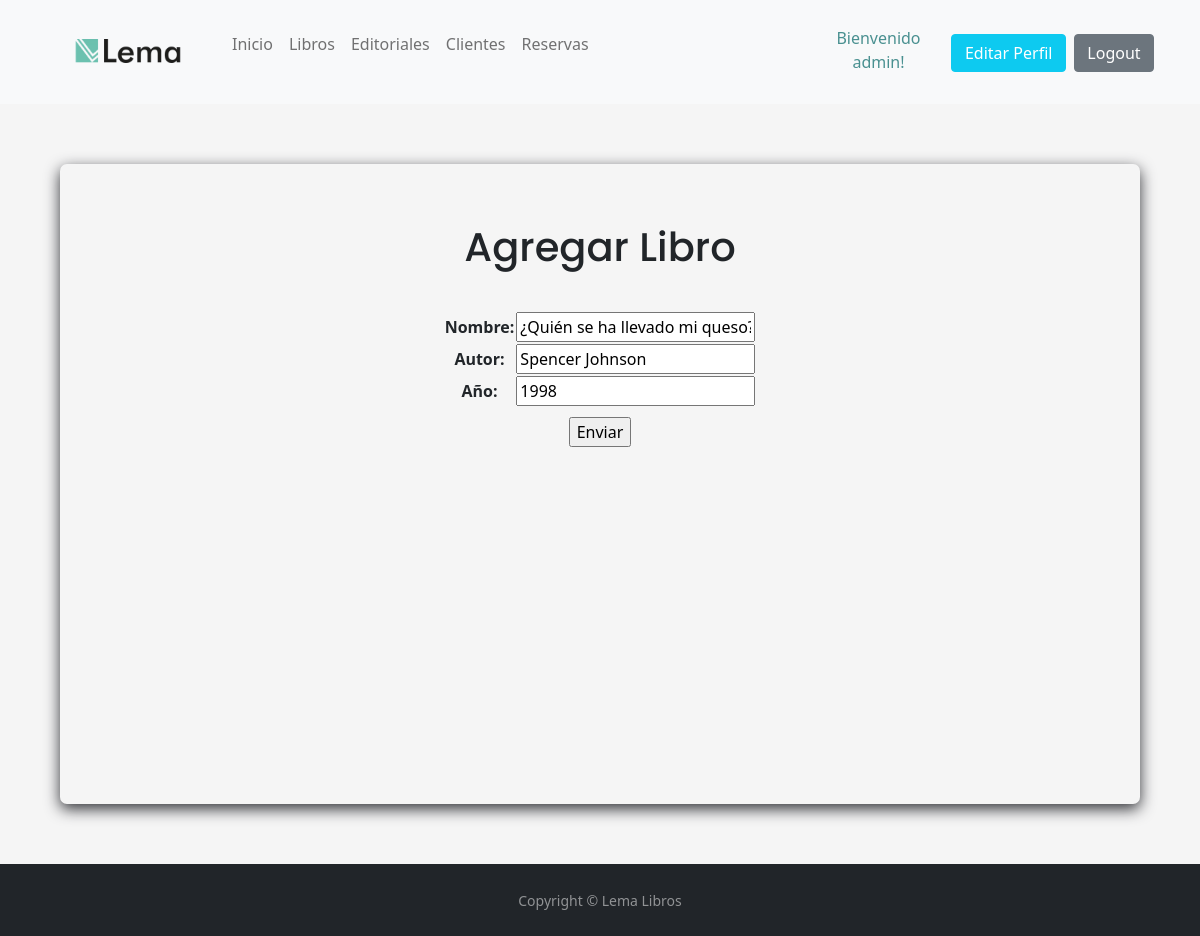
The page /negocio/libro_update/2/ (signed in) on the database its author committed.
### negocio/models.py (models this page shows, shortened)
class Libro(models.Model):
    nombre = models.CharField(max_length=50)
    autor = models.CharField(max_length=50)
    anio = models.IntegerField(verbose_name="año")
    class Meta:
        verbose_name = "Libro"
        verbose_name_plural = "Libros"
        ordering = ['autor']

### negocio/views.py (the view)
# urls.py: path('libro_update/<int:pk>/', LibroUpdate.as_view(), name="libro_update"),
class LibroUpdate(LoginRequiredMixin, UpdateView):
    model = Libro
    fields = ['nombre', 'autor', 'anio']
    success_url = reverse_lazy("libros")

### negocio/templates/negocio/libro_form.html (shortened to what this page needs)
<!DOCTYPE html>
<html>
    <head>
        {% extends 'negocio/home.html' %}
        {% block contenido %}
        <h1>Agregar Libro</h1>
        <div class="formulario">
            <form action="" method="post">
                <table>
                    {{ form.as_table }}
                </table>
                <input class="boton" type="submit" value="Enviar">
            </form>
        </div>
        {% endblock contenido %}

### negocio/templates/negocio/home.html (shortened to what this page needs)
<!DOCTYPE html>
<html>
    <head>
        {% load static %}
        <link href="https://cdn.jsdelivr.net/npm/bootstrap@5.1.3/dist/css/bootstrap.min.css" rel="stylesheet">
        <link rel="stylesheet" href="{% static 'css/style.css' %}">
    </head>
    <body>
        <header>
            <nav id=navbar class="navbar navbar-expand-lg navbar-light bg-light">
                <a class="navbar-brand" href="{% url 'home' %}"><img id=logo src="{% static 'images/logo.jpg' %}" alt="Logo de Lema"></a>
                <div class="collapse navbar-collapse" id="navbarNav">
                  <ul class="navbar-nav">
                    <li class="nav-item active">
                      <a class="nav-link" href="{% url 'home' %}">Inicio</a>
                    </li>
                    {% if user.is_authenticated %}
                      <li class="nav-item active">
                        <a class="nav-link" href="{% url 'libros' %}">Libros</a>
                      </li>
                      <li class="nav-item">
                        <a class="nav-link" href="{% url 'editoriales' %}">Editoriales</a>
                      </li>
                      <li class="nav-item">
                        <a class="nav-link" href="{% url 'clientes' %}">Clientes</a>
                      </li>
                      <li class="nav-item">
                        <a class="nav-link" href="{% url 'reservas' %}">Reservas</a>
                      </li>
                      <div class="botones_navbar">
                        <p id="mensaje_bienvenida">Bienvenido {{user.username}}!</p>
                        <a href="{% url 'editar_perfil' %}" class="btn btn-info">Editar Perfil</a>
                        <form action="{% url 'logout' %}" method="post">
                          <button class="btn btn-secondary" type="submit">Logout</button>
                        </form>
                      </div>
                    {% else %}
                      <div class="botones_navbar">
                        <a href="{% url 'registro' %}" class="btn btn-success">Register</a>
                        <a href="{% url 'login' %}" class="btn">Login</a>
                      </div>
                    {% endif %}
                  </ul>
                </div>
            </nav>
        </header>
        <main>
        {% block contenido %}{% endblock contenido %}
        </main>
        <footer id="sticky-footer" class="flex-shrink-0 py-4 bg-dark text-white-50">
          <div class="container text-center">
            <small>Copyright &copy; Lema Libros</small>
          </div>
        </footer>
    </body>
</html>

### negocio/static/css/style.css (style rules this page uses)
body { background-color: whitesmoke; background-image: url(../images/background.jpg); background-size: cover; background-position: center; background-attachment: fixed; }
#navbar { display: flex; justify-content: space-between; align-items: center; padding: 10px 4% 8px 4%; }
#logo { width: 180px; margin-left: -10px; margin-right: -10px; margin-bottom: 4px; }
.botones_navbar { display: flex; align-items: center; align-self: center; position: absolute; right: 0; margin-right: 4%; }
#mensaje_bienvenida { color: rgb(73, 144, 144); text-align: center; margin-top: 3%; }
.btn { margin: 2%; }
.btn-info { color: white !important; width: 120px; height: 38px; }
main { padding: 5px; margin: 60px 60px; background-color: whitesmoke; background-size: cover; background-position: center; box-shadow: 0px 5px 15px #323338; border-radius: 7px; animation-name: fade-in; animation-duration: 5s; animation-timing-function: ease-out; min-height: 80vh; }
h1, h2, h4 { display: flex; justify-content: center; align-items: center; padding: 5% 0% 3% 0%; font-family: 'Poppins', sans-serif; }
.formulario { display: flex; justify-content: center; text-align: center; }
.boton { margin-top: 10px; }
li { margin-bottom: 5%; }

### rows shown on the page
Libro: nombre "¿Quién se ha llevado mi queso?", autor "Spencer Johnson", anio "1998"

### other values the page prints
{{ user.username }} "admin"
